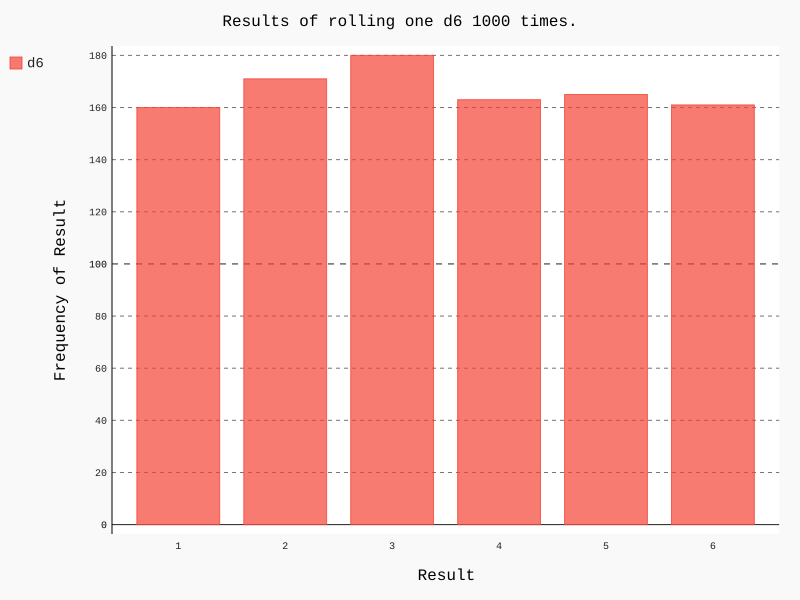

The script that drew this image:
from die import die
import pygal

# Create a d6.
die = die()

# Make some rolls , and store the results in a list.
results = []
for roll_num in range(1000):
    result = die.roll()
    results.append(result)

# Analyze the results.
frequencies = []
for value in range(1,die.num_sides+1):

    frequency = results.count(value)
    frequencies.append(frequency)

#Visualize the results.
hist = pygal.Bar()

hist.title = "Results of rolling one d6 1000 times."
hist.x_labels = ['1','2','3','4','5','6']
hist.x_title = "Result"
hist.y_title = "Frequency of Result"

hist.add('d6',frequencies)
hist.render_to_file('die_visual.svg')
